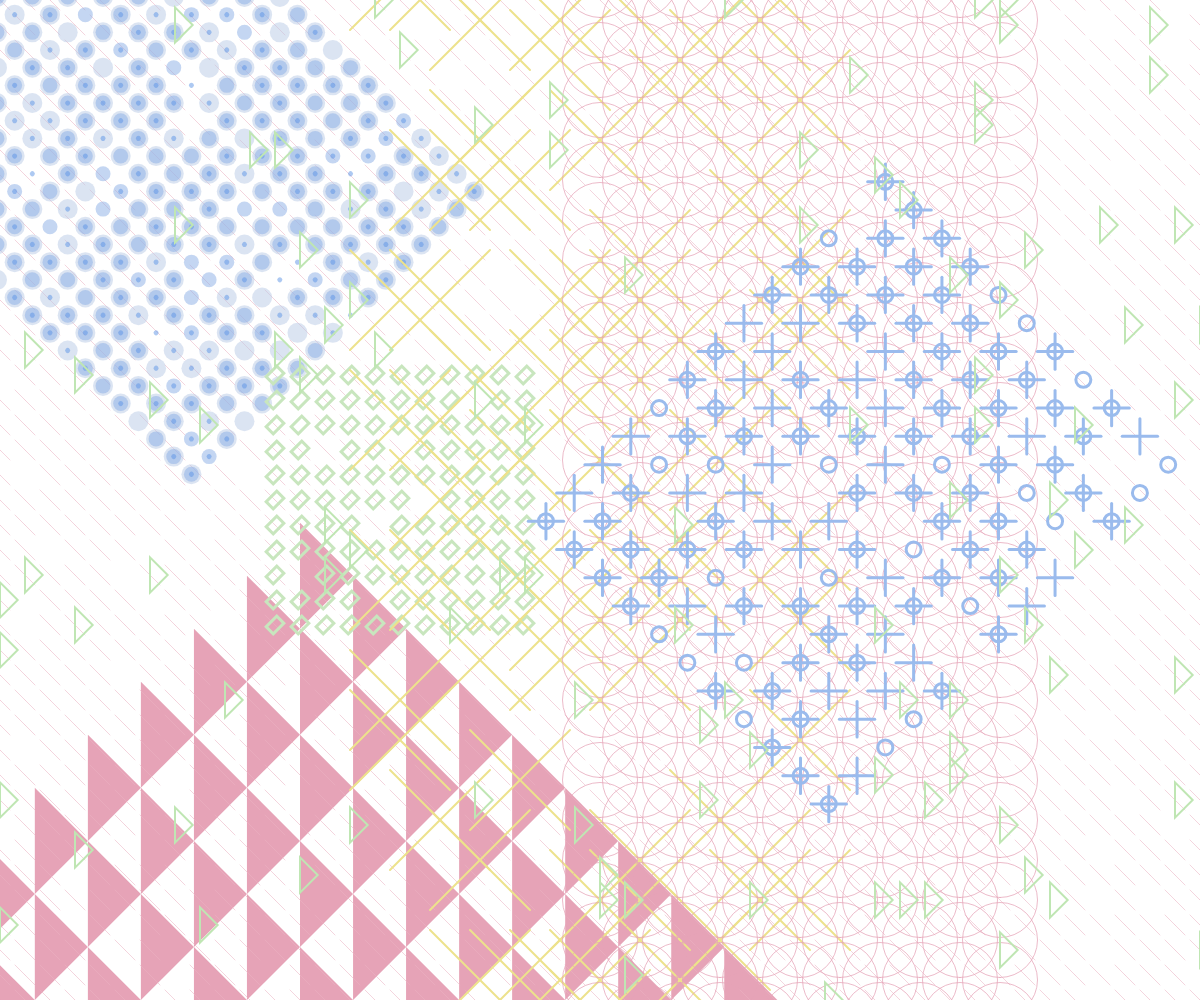
Frame 1 (no input)
Frame 60 (no input): identical to frame 1, image omitted
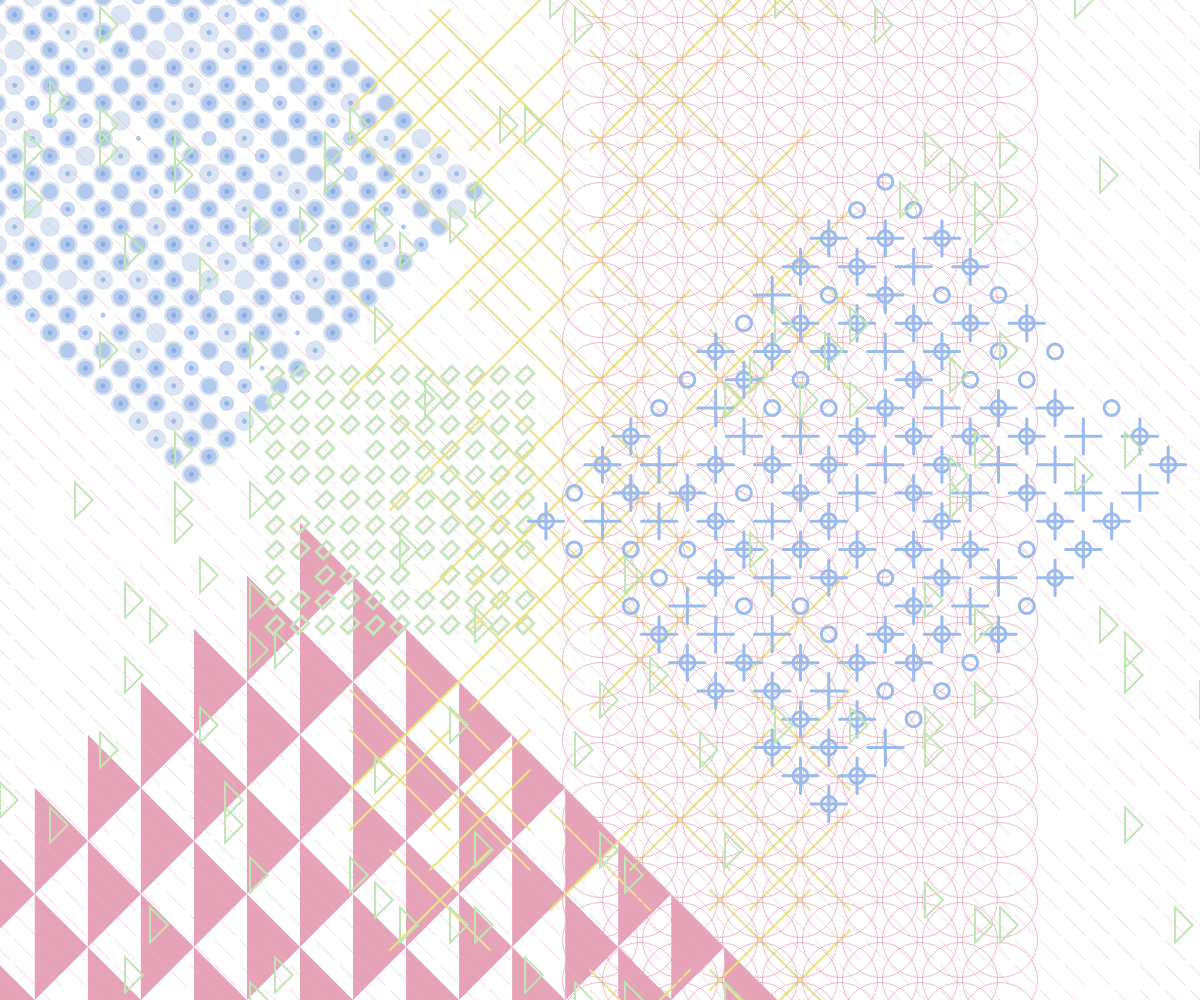
Frame 120 (the mouse pressed at the canvas centre since frame 60)

The p5.js sketch that drew these frames (run headless with seeded random() and noise() and a simulated clock; from frame 60 on, the mouse is pressed at the canvas centre):

// p5.js sketch
// ── sketch.js

var seed



function setup() {

    createCanvas(windowWidth, windowHeight);

    colorMode(HSB, 360, 100, 100,100)
    background(0);
    pixelDensity(1)
    rectMode(CENTER)

    seed = random(9999)
    console.log(seed)



}


function draw() {

    randomSeed(seed)


    background(255);
    noStroke();
    noFill();


    // big pink triangles bottom left
    noStroke()
    fill(342, 29, 90)
    draw_tri_grid(PI / 4, width / 4, height, height - 400, height - 400, 75, 75, PI , 1)

    // background light lines
    strokeWeight(0.55)
    strokeCap(ROUND)
    stroke(343, 24, 92 )
    draw_line_grid(PI, width / 2, height / 2, width, height, 25, 20, 0, 0.9)

    // blue cocentric ellipse top left
    noStroke()
    fill(216, 20, 90, 50)
    draw_ellipse_grid(PI / 4, 50, 50, 800, 400, 25, 20, 0.86)
    fill(216, 40, 90, 50)
    draw_ellipse_grid(PI / 4, 50, 50, 800, 400, 25, 15, 0.76)
    fill(216, 60, 90, 50)
    draw_ellipse_grid(PI / 4, 50, 50, 800, 400, 25, 5, 0.66)


    // green rectang grid
    strokeWeight(3)
    stroke(106, 17, 90)
    noFill()
    draw_rect_grid(PI / 2, width / 3, height / 2, 250, 250, 25, 15, 10, PI / 4, 0.95)

    // yellow big crosses in the middle
    strokeWeight(2)
    stroke(53, 41, 93)
    draw_cross_grid(PI / 2, width / 2, height / 2, width, 400, 40, 100, 100, PI, 0.25)
    // dark pink big circle middle right
    noFill()
    strokeWeight(0.75 )
    stroke(342, 29, 90)
    draw_ellipse_grid(PI / 2, width * 2 / 3, height / 2, width, 400, 40, 75 , 1)

    // light blue circles and crosses  right
    strokeWeight(3)
    stroke(216, 35, 93)
    draw_cross_grid(PI / 4, width - 350, height / 2, width / 3, 500, 40, 25, 25, 0, 0.75)
    draw_ellipse_grid(PI / 4, width - 350, height / 2, width / 3, 500, 40, 15, 0.75)

    // light green triangle all over
    noFill()
    strokeWeight(2)
    stroke(106, 22, 90)
    draw_tri_grid(PI, width / 2, height / 2, width, height, 25, 25, PI / 4, 0.05)

}

function draw_ellipse_grid(rot1, xpos, ypos, w, h, spacing, eltSiz, prob) {
    push()
    translate(xpos, ypos)
    rotate(rot1)
    for (var i = -w / 2; i <= +w / 2; i += spacing) {
        for (var j = -h / 2; j <= +h / 2; j += spacing) {
            if (random(1) < prob) {
                push()
                translate(i, j)
                ellipse(0, 0, eltSiz, eltSiz)
                pop()
            }
        }
    }
    pop()
}

function draw_rect_grid(rot1, xpos, ypos, w, h, spacing, eltW, eltH, rot, prob) {
    push()
    translate(xpos, ypos)
    rotate(rot1)
    for (var i = -w / 2; i <= +w / 2; i += spacing) {
        for (var j = -h / 2; j <= +h / 2; j += spacing) {
            if (random(1) < prob) {
                push()
                translate(i, j)
                rotate(rot)
                rect(0, 0, eltW, eltH)
                pop()
            }
        }
    }
    pop()
}

function draw_cross_grid(rot1, xpos, ypos, w, h, spacing, eltW, eltH, rot, prob) {
    push()
    translate(xpos, ypos)
    rotate(rot1)
    for (var i = -w / 2; i <= +w / 2; i += spacing) {
        for (var j = -h / 2; j <= +h / 2; j += spacing) {
            if (random(1) < prob) {
                push()
                translate(i, j)
                rotate(rot)
                line(0, 0, -eltW / 2, -eltH / 2)
                line(0, 0, +eltW / 2, +eltH / 2)
                line(0, 0, -eltW / 2, +eltH / 2)
                line(0, 0, +eltW / 2, -eltH / 2)
                pop()
            }
        }
    }
    pop()
}

function draw_line_grid(rot1, xpos, ypos, w, h, spacing, eltS, rot, prob) {
    push()
    translate(xpos, ypos)
    rotate(rot1)
    for (var i = -w / 2; i <= +w / 2; i += spacing) {
        for (var j = -h / 2; j <= +h / 2; j += spacing) {
            if (random(1) < prob) {
                push()
                translate(i, j)
                rotate(rot)
                line(0, 0, -eltS / 2, -eltS / 2)
                line(0, 0, +eltS / 2, +eltS / 2)
                pop()
            }
        }
    }
    pop()
}

function draw_tri_grid(rot1, xpos, ypos, w, h, spacing, eltS, rot, prob) {
    push()
    translate(xpos, ypos)
    rotate(rot1)
    for (var i = -w / 2; i <= +w / 2; i += spacing) {
        for (var j = -h / 2; j <= +h / 2; j += spacing) {
            if (random(1) < prob) {
                push()
                translate(i, j)
                rotate(rot)
                triangle(-eltS / 2, -eltS / 2, eltS / 2, eltS / 2, -eltS / 2, eltS / 2)
                pop()
            }
        }
    }
    pop()
}

function mousePressed() {
    seed = random(9999)
}


function windowResized() {

    resizeCanvas(windowWidth, windowHeight);

}
